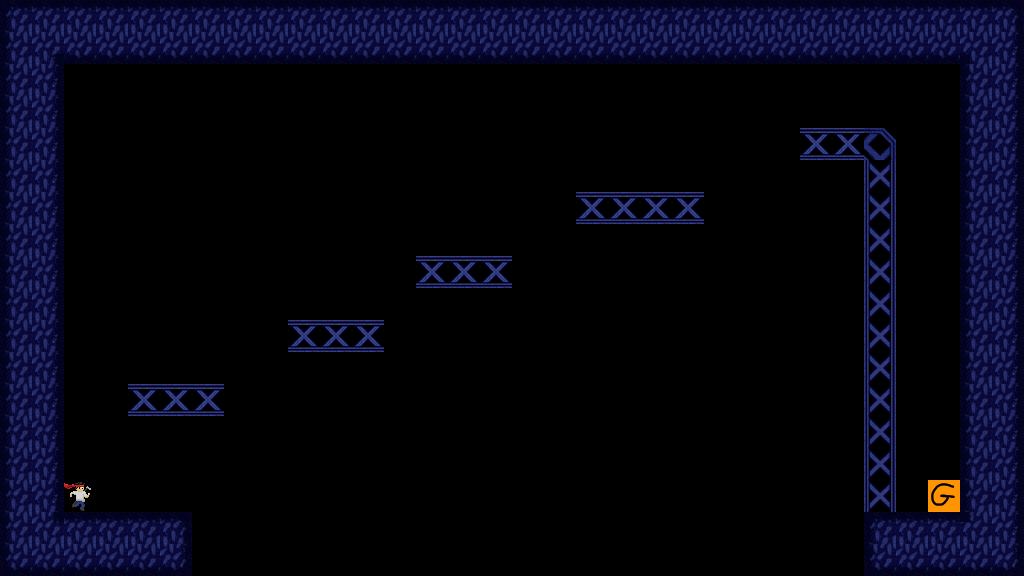

The image is a tile-based game level rendered from a .tmx file. Its description and complete source (layers, tilesets, objects, tile grids) follow:
An orthogonal 32x18 tile map with 32x32 px tiles, 1 tile layer (platforms) and 9 objects (5x color1, 4x color2).

<map version="1.8" tiledversion="1.8.4" orientation="orthogonal" renderorder="right-down" width="32" height="18" tilewidth="32" tileheight="32" infinite="0" nextlayerid="3" nextobjectid="21">
 <editorsettings>
  <export target="../core/assets/levels/ah2.json" format="json" />
 </editorsettings>
 <properties>
  <property name="colorMode" type="int" value="1" />
 </properties>
 <tileset firstgid="1" source="disco.tsx" />
 <layer id="1" name="platforms" width="32" height="18">
  <data encoding="csv">
35,28,28,28,28,28,28,28,28,28,28,28,28,28,28,28,28,28,28,28,28,28,28,28,28,28,28,28,28,28,28,34,
30,31,33,33,33,33,33,33,33,33,33,33,33,33,33,33,33,33,33,33,33,33,33,33,33,33,33,33,33,33,32,29,
30,29,9,0,0,0,0,0,0,0,0,0,9,0,0,0,0,0,0,0,0,0,0,0,0,0,0,0,0,0,30,29,
30,29,0,0,0,0,0,0,0,0,0,0,0,0,0,0,0,0,0,0,0,0,0,0,0,0,0,0,0,0,30,29,
30,29,0,0,0,0,0,0,0,0,0,0,0,0,0,0,0,0,0,0,0,0,0,0,0,12,12,23,0,0,30,29,
30,29,0,0,0,0,0,0,0,0,0,0,0,0,0,0,0,0,0,0,0,0,0,0,0,0,0,14,0,0,30,29,
30,29,0,0,0,0,0,0,0,0,0,0,0,0,0,0,0,0,12,12,12,12,0,0,0,0,0,14,0,0,30,29,
30,29,0,0,0,0,0,0,0,0,0,0,0,0,0,0,0,0,0,0,0,0,0,0,0,0,0,14,0,0,30,29,
30,29,0,0,0,0,0,0,0,0,0,0,0,12,12,12,0,0,0,0,0,0,0,0,0,0,0,14,0,0,30,29,
30,29,0,0,0,0,0,0,0,0,0,0,0,0,0,0,0,0,0,0,0,0,0,0,0,0,0,14,0,0,30,29,
30,29,0,0,0,0,0,0,0,12,12,12,0,0,0,0,0,0,0,0,0,0,0,0,0,0,0,14,0,0,30,29,
30,29,0,0,0,0,0,0,0,0,0,0,0,0,0,0,0,0,0,0,0,0,0,0,0,0,0,14,0,0,30,29,
30,29,0,0,12,12,12,0,0,0,0,0,0,0,0,0,0,0,0,0,0,0,0,0,0,0,0,14,0,0,30,29,
30,29,0,0,0,0,0,0,0,0,0,0,0,0,0,0,0,0,0,0,0,0,0,0,0,0,0,14,0,0,30,29,
30,29,0,0,0,0,0,0,0,0,0,0,0,0,0,0,0,0,0,0,0,0,0,0,0,0,0,14,0,0,30,29,
30,29,8,0,0,0,0,0,0,0,0,0,0,0,0,0,0,0,0,0,0,0,0,0,0,0,0,14,0,11,30,29,
30,26,28,28,28,34,0,0,0,0,0,0,0,0,0,0,0,0,0,0,0,0,0,0,0,0,0,35,28,28,27,29,
37,33,33,33,33,36,0,0,0,0,0,0,0,0,0,0,0,0,0,9,0,0,0,0,0,0,9,37,33,33,33,36
</data>
 </layer>
 <objectgroup id="2" name="colors">
  <object id="2" type="color2" x="0" y="576" visible="0">
   <polygon points="0,0 160,0 352,-576 160,-576" />
  </object>
  <object id="3" type="color1" x="352" y="0" visible="0">
   <polygon points="0,0 192,0 160,576 -192,576" />
  </object>
  <object id="4" type="color2" x="544" y="0" visible="0">
   <polygon points="0,0 128,0 160,576 -32,576" />
  </object>
  <object id="5" type="color1" x="672" y="0" visible="0">
   <polygon points="0,0 128,0 224,576 32,576" />
  </object>
  <object id="7" type="color2" x="704" y="0">
   <polygon points="-96,0 -32,576 128,576 32,0" />
  </object>
  <object id="13" type="color2" x="288" y="0">
   <polygon points="0,0 -160,576 128,576 160,0" />
  </object>
  <object id="15" type="color1" x="448" y="0">
   <polygon points="0,0 -32,576 224,576 160,0" />
  </object>
  <object id="17" type="color1" x="736" y="0">
   <polygon points="0,0 96,576 288,576 288,0" />
  </object>
  <object id="20" type="color1" x="0" y="0">
   <polygon points="0,0 0,576 128,576 288,0" />
  </object>
 </objectgroup>
</map>
